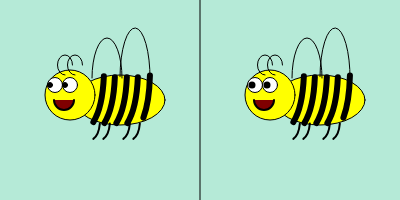
Frame 1 (no input)
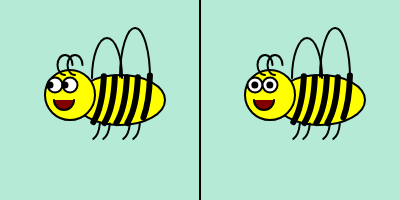
Frame 60 (no input)
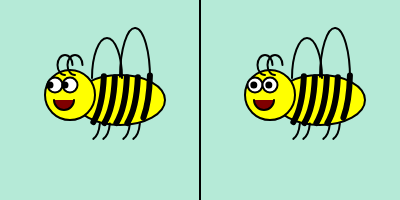
Frame 120 (the mouse pressed at the canvas centre since frame 60)

The p5.js sketch that drew these frames (run headless with seeded random() and noise() and a simulated clock; from frame 60 on, the mouse is pressed at the canvas centre):

// p5.js sketch
// ── sketch.js
let j;
function setup() {
  // put setup code here
  createCanvas(400,200);
  j=0
}

function draw() {
  // put drawing code here
  background(181,234,215);
  line(200,0,200,400);

 
  vertex
  fill(255,255,0)
  ellipse(120,100,90,50);
  ellipse(70,95,50,50);
  ellipse(320,100,90,50);
  ellipse(270,95,50,50);

  fill(255,255,255)
  ellipse(55,85,15,15);
  ellipse(70,85,15,15);
  ellipse(255,85,15,15);
  ellipse(270,85,15,15);

  fill(0,0,0)
  ellipse(65,85,5,5);
  ellipse(50,85,5,5);
  
  
//

  fill(0,0,204,0.3)
  arc(107,78,30,80,radians(180),radians(0));
  arc(135,78,30,100,radians(185),radians(20));
  arc(307,78,30,80,radians(180),radians(0));
  arc(335,78,30,100,radians(185),radians(20));


arc(65,65,15,20,radians(90),radians(0));
arc(75,65,15,20,radians(90),radians(0));
arc(265,65,15,20,radians(90),radians(0));
arc(275,65,15,20,radians(90),radians(0));


strokeWeight(6)
arc(84,69,40,120,radians(20),radians(80));
arc(95,70,40,120,radians(20),radians(80));
arc(107,70,40,120,radians(20),radians(80));
arc(118,70,40,120,radians(20),radians(80));
arc(135,70,30,115,radians(20),radians(80));
arc(284,69,40,120,radians(20),radians(80));
arc(295,70,40,120,radians(20),radians(80));
arc(307,70,40,120,radians(20),radians(80));
arc(318,70,40,120,radians(20),radians(80));
arc(335,70,30,115,radians(20),radians(80));

strokeWeight(2)
arc(90,120,20,40,radians(20),radians(80));
arc(100,120,20,40,radians(20),radians(80));
arc(120,120,20,40,radians(20),radians(80));
arc(130,120,20,40,radians(20),radians(80));
arc(290,120,20,40,radians(20),radians(80));
arc(300,120,20,40,radians(20),radians(80));
arc(320,120,20,40,radians(20),radians(80));
arc(330,120,20,40,radians(20),radians(80));


fill(128,0,0)
arc(64,100,20,20,radians(0),radians(180));
arc(64,100,radians(0),radians(30));
arc(264,100,20,20,radians(0),radians(180));
arc(264,100,radians(0),radians(30));

var y=2+3*Math.sin(PI*j/150)
var r=5+20*Math.sin(PI*j/100)
j+=1

  fill(0,0,0)
  ellipse(265+y,85,5,5);
  ellipse(250+y,85,5,5);


}
